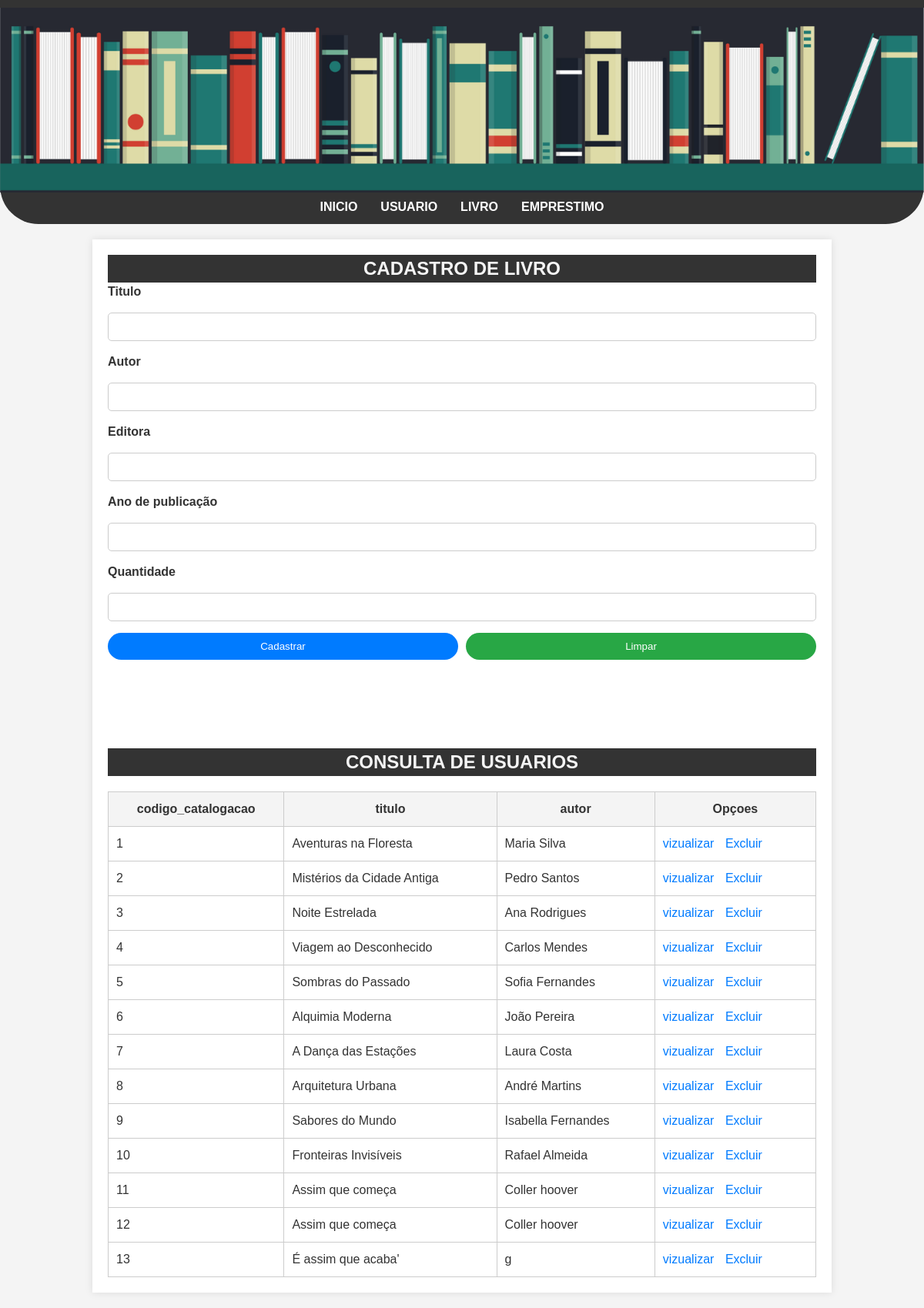
Page /livro.php on the committed database.
### tables this page shows
CREATE TABLE "tb_livro" (
	"codigo_catalogacao"	INTEGER,
	"titulo"	TEXT NOT NULL,
	"autor"	TEXT NOT NULL,
	"editora"	TEXT NOT NULL,
	"ano_de_publicacao"	TEXT NOT NULL,
	"quantidade" INTEGER NOT NULL,
	PRIMARY KEY("codigo_catalogacao" AUTOINCREMENT)
);

### livro.php (the view, shortened to what this page needs)
<?php
    try {
        $conectar = new PDO("sqlite:banco/banco_biblioteca.db");
        $sql = $conectar->query("SELECT * FROM tb_livro");
        $tb_livro = $sql->fetchAll(PDO::FETCH_ASSOC);
    } catch (\Throwable $th) {
        echo "nao ok";
    }
?>
<!DOCTYPE html>
<html lang="pt_br">
<head>
    <link rel="stylesheet" href="./css/estilos.css">
</head>
<body>
    <header>
       <img src="/img/Biblioteca-Banner.png" alt="Biblioteca-Banner">
       <nav class="menu">
            <ul>
                <li><a href="index.php">Inicio</a></li>
                <li><a href="usuarios.php">Usuario</a></li>
                <li><a href="livro.php">Livro</a></li>
                <li><a href="#">emprestimo</a></li>
            </ul>
       </nav>
    </header>
    <main>
    <div class="cadastro">
        <h2>Cadastro de livro</h2>
        <form action="livro_cadastro.php" method="POST">
            <label for="titulo">Titulo</label>
            <input type="text" name="titulo" id="titulo">
            <label for="autor">Autor</label>
            <input type="text" name="autor" id="autor">
            <label for="editora">Editora</label>
            <input type="text" name="editora" id="editora">
            <label for="ano_de_publicacao">Ano de publicação</label>
            <input type="text" name="ano_de_publicacao" id="ano_de_publicacao">
            <label for="quantidade">Quantidade</label>
            <input type="text" name="quantidade" id="quantidade">
            <div class="botoes">
                <input type="submit" value="Cadastrar">
                <input type="reset" value="Limpar">
            </div>
        </form>
    </div>
    <div class="consulta">
        <h2>Consulta de usuarios</h2>
        <table>
            <tr>
                <th>codigo_catalogacao</th>
                <th>titulo</th>
                <th>autor</th>
                <th>Opçoes</th>
            </tr>
            <?php
             for($i = 0; $i < count($tb_livro); $i++){
                echo "<tr>";
                echo "<td>" . $tb_livro[$i]['codigo_catalogacao'] . "</td>";
                echo "<td>" . $tb_livro[$i]['titulo'] . "</td>";
                echo "<td>" . $tb_livro[$i]['autor'] . "</td>";
                echo "<td> <a href='#'>vizualizar</a> <a href='#'>Excluir</a> </td>" ;
                echo "</tr>";
            }
            ?>
        </table>
    </div>
    </main>
</body>
</html>

### css/estilos.css (style rules this page uses)
* { margin: 0; padding: 0; font-family: Arial, sans-serif; text-decoration: none; box-sizing: border-box; }
body { background-color: #f4f4f4; color: #333; font-size: 16px; line-height: 1.5; }
header { background-color: #333; color: #fff; padding: 10px 0; text-align: center; border-bottom-left-radius: 50px; border-bottom-right-radius: 50px; }
header img { width: 100%; }
nav ul { list-style-type: none; display: flex; justify-content: center; }
nav li { margin: 0 15px; }
nav a { color: #fff; font-weight: bold; transition: color 0.3s; text-transform: uppercase; }
main { width: 80%; max-width: 1200px; margin: 20px auto; background-color: #fff; padding: 20px; box-shadow: 0 0 10px rgba(0, 0, 0, 0.1); }
.cadastro { margin-bottom: 100px; }
h2 { width: 100%; background-color: #333; color: #f4f4f4; text-transform: uppercase; text-align: center; }
label { font-weight: bold; }
label, input { display: block; width: 100%; margin-bottom: 15px; }
input[type="text"] { padding: 10px; border: 1px solid #ccc; border-radius: 5px; }
.botoes { display: flex; justify-content: start; gap: 10px; }
.botoes input[type="submit"], .botoes input[type="reset"], .botoes input[type="button"] { padding: 10px 20px; border: none; border-radius: 50px; cursor: pointer; transition: background-color 0.3s; }
.botoes input[type="submit"] { background-color: #007BFF; color: #fff; }
.botoes input[type="reset"] { background-color: #28a745; color: #fff; }
table { width: 100%; border-collapse: collapse; margin-top: 20px; }
th, td, tr { padding: 10px; border: 1px solid #ccc; text-align: left; }
th { background-color: #f4f4f4; text-align: center; }
td a { color: #007BFF; margin-right: 10px; }

### rows in the picture
tb_livro: codigo_catalogacao "1", titulo "Aventuras na Floresta", autor "Maria Silva"
tb_livro: codigo_catalogacao "2", titulo "Mistérios da Cidade Antiga", autor "Pedro Santos"
tb_livro: codigo_catalogacao "3", titulo "Noite Estrelada", autor "Ana Rodrigues"
tb_livro: codigo_catalogacao "4", titulo "Viagem ao Desconhecido", autor "Carlos Mendes"
tb_livro: codigo_catalogacao "5", titulo "Sombras do Passado", autor "Sofia Fernandes"
tb_livro: codigo_catalogacao "6", titulo "Alquimia Moderna", autor "João Pereira"
tb_livro: codigo_catalogacao "7", titulo "A Dança das Estações", autor "Laura Costa"
tb_livro: codigo_catalogacao "8", titulo "Arquitetura Urbana", autor "André Martins"
tb_livro: codigo_catalogacao "9", titulo "Sabores do Mundo", autor "Isabella Fernandes"
tb_livro: codigo_catalogacao "10", titulo "Fronteiras Invisíveis", autor "Rafael Almeida"
tb_livro: codigo_catalogacao "11", titulo "Assim que começa", autor "Coller hoover"
tb_livro: codigo_catalogacao "12", titulo "Assim que começa", autor "Coller hoover"
tb_livro: codigo_catalogacao "13", titulo "É assim que acaba'", autor "g"
